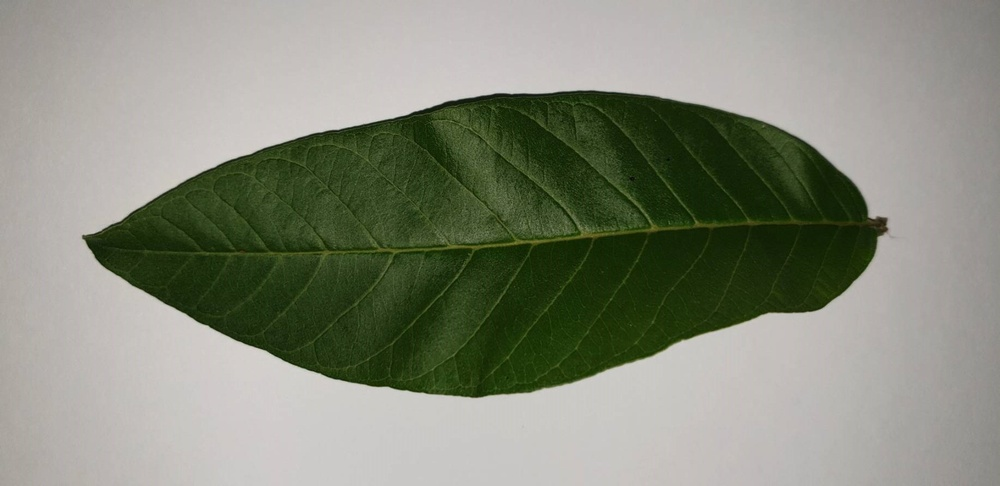
%> input picture Tubes Pengcit/a5.jpg, 1000 x 486 px, shrunk from 1835 x 892 before the run
$ octave coba.m   (GNU Octave 9; MATLAB toolbox functions it lacks are replaced by stand-ins)
%> lines starting %> are read from the running program, lines starting %| are printed output that depends on the picture; in (x1, y1, x2, y2) boxes, pixels count from 0 and x2, y2 are one past the last pixel; in counts of white or black regions, pixels touching at a corner belong together; the program's own positions count from 1
a5 = imread('a5.jpg');
%> a5 is the input picture: size 486x1000x3 uint8; mean R, G, B 134, 138, 122.8
grayA5 = rgb2gray(a5);
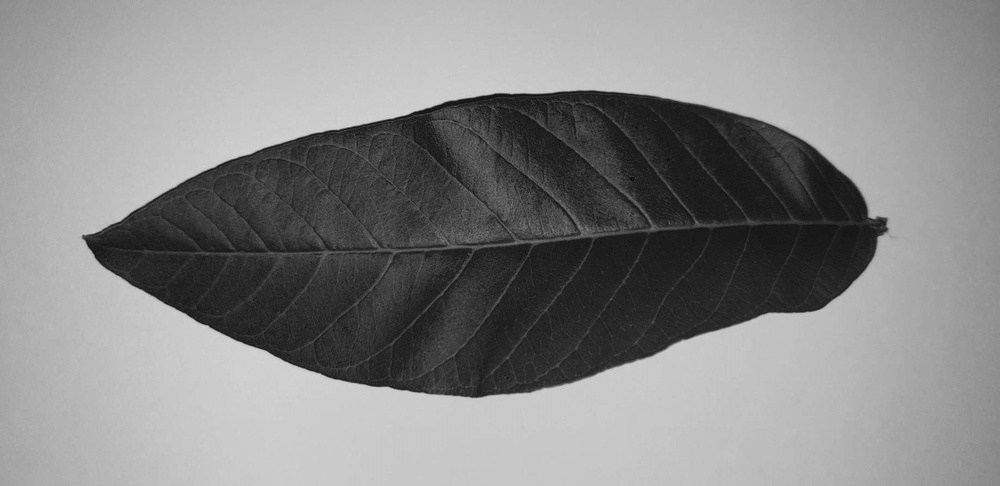
%> grayA5: size 486x1000 uint8; min 7, max 213, mean 135
mfA5 = medfilt2(grayA5, [5 5]);
bwA5 = im2bw(mfA5,115/255);
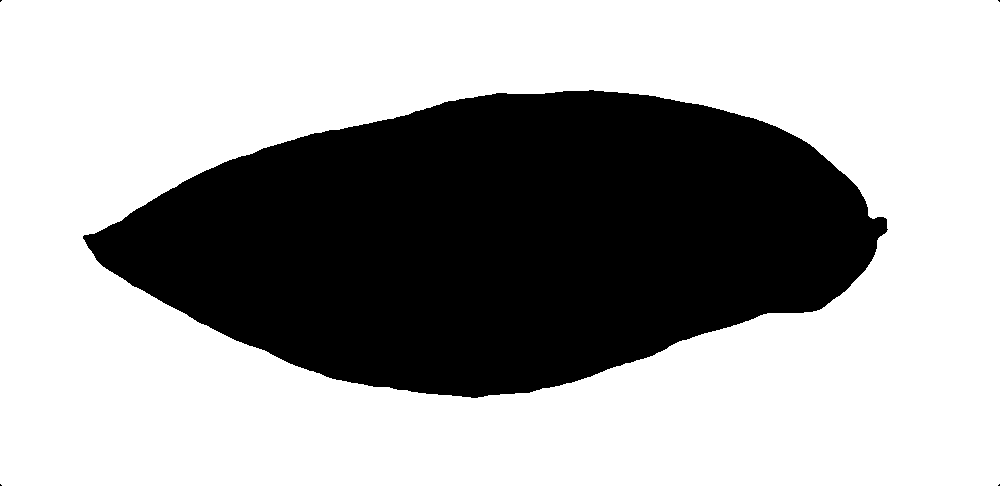
%> bwA5: size 486x1000 logical; 65.4% white; 5 black regions (4 under 20 px), largest, box (x1, y1, x2, y2) and area: (83, 90, 888, 398) 167933
reA5 = imcomplement(bwA5);
%> (the run ends here)

$ run again, with Tubes Pengcit/a1.jpg copied over Tubes Pengcit/a5.jpg
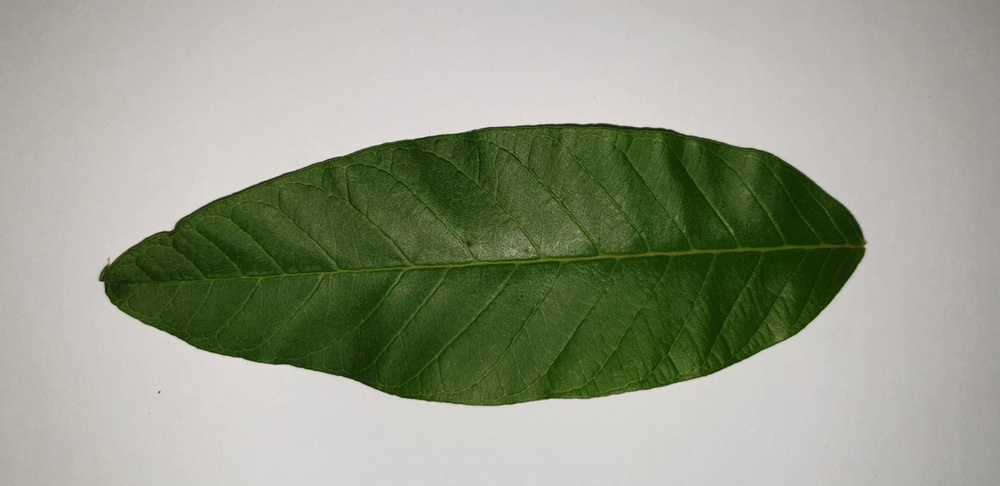
%> input picture Tubes Pengcit/a1.jpg, 1000 x 486 px, shrunk from 1835 x 892 before the run
%> a5 is the input picture: size 486x1000x3 uint8; mean R, G, B 150, 155.4, 137.2
%> `grayA5 = rgb2gray(a5);`:
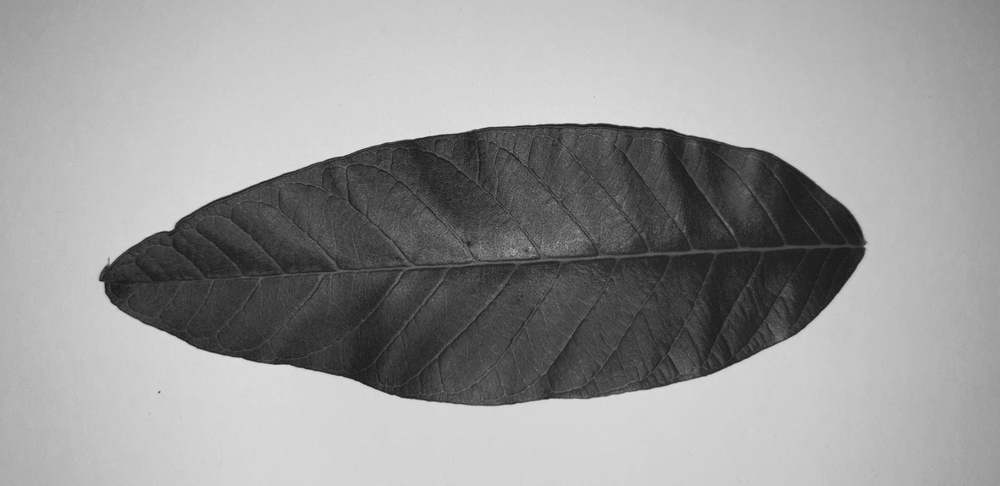
%> grayA5: size 486x1000 uint8; min 23, max 231, mean 151.7
%> `bwA5 = im2bw(mfA5,115/255);`:
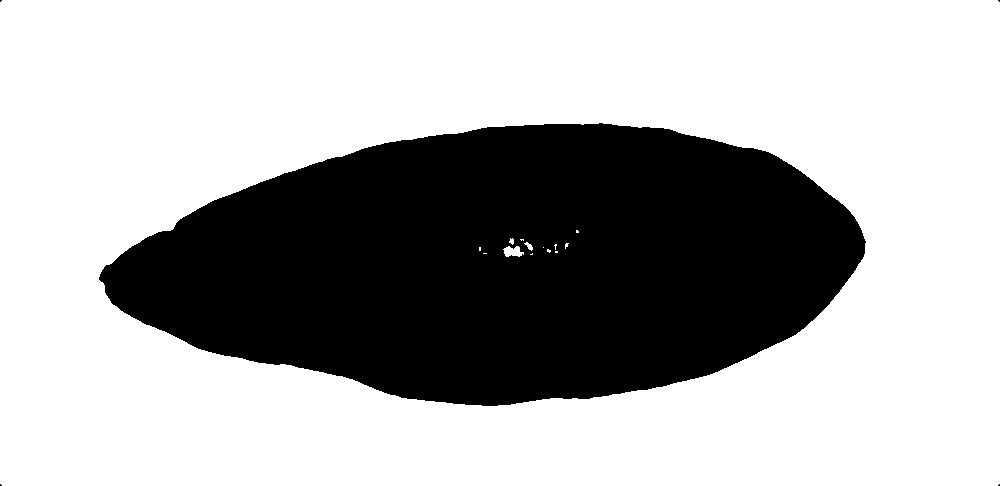
%> bwA5: size 486x1000 logical; 68% white; 5 black regions (4 under 20 px), largest, box (x1, y1, x2, y2) and area: (99, 123, 866, 406) 155642

$ run again, with Tubes Pengcit/a2.jpg copied over Tubes Pengcit/a5.jpg
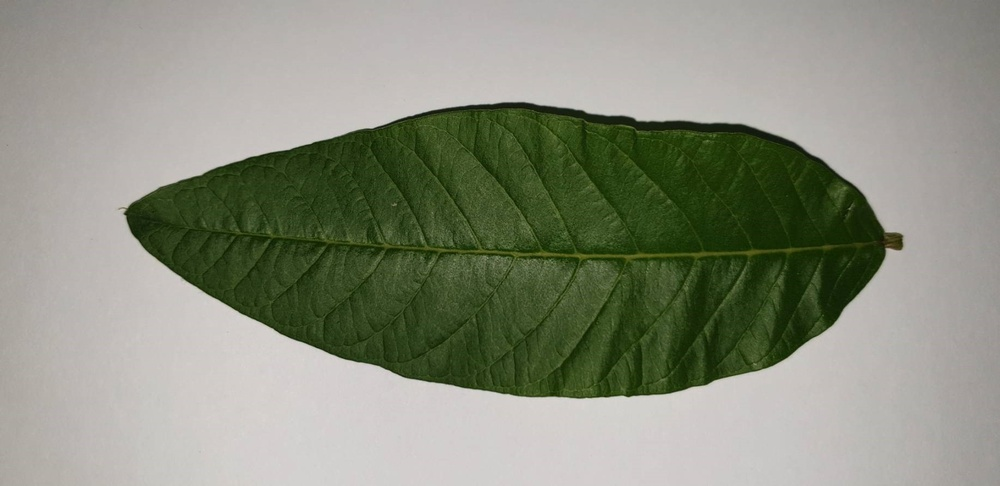
%> input picture Tubes Pengcit/a2.jpg, 1000 x 486 px, shrunk from 1835 x 892 before the run
%> a5 is the input picture: size 486x1000x3 uint8; mean R, G, B 138, 142, 125.9
%> `grayA5 = rgb2gray(a5);`:
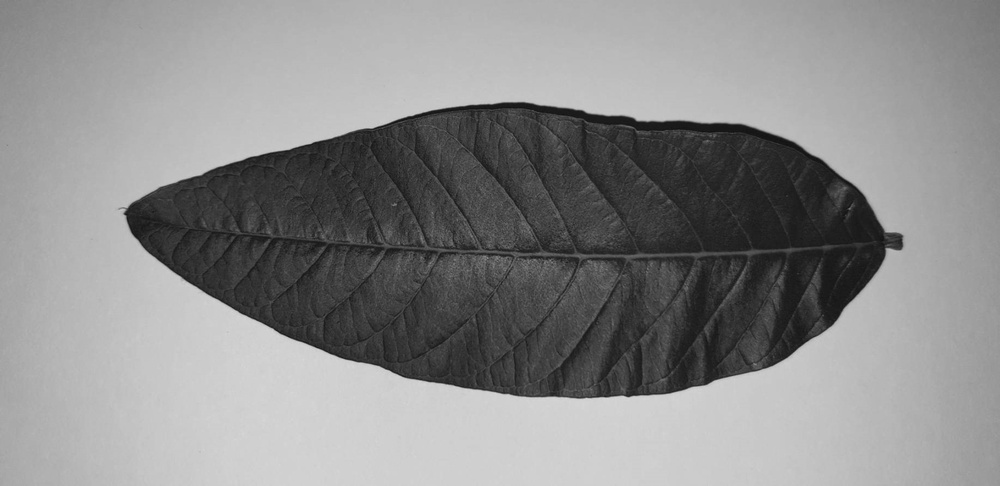
%> grayA5: size 486x1000 uint8; min 16, max 217, mean 138.9
%> `bwA5 = im2bw(mfA5,115/255);`:
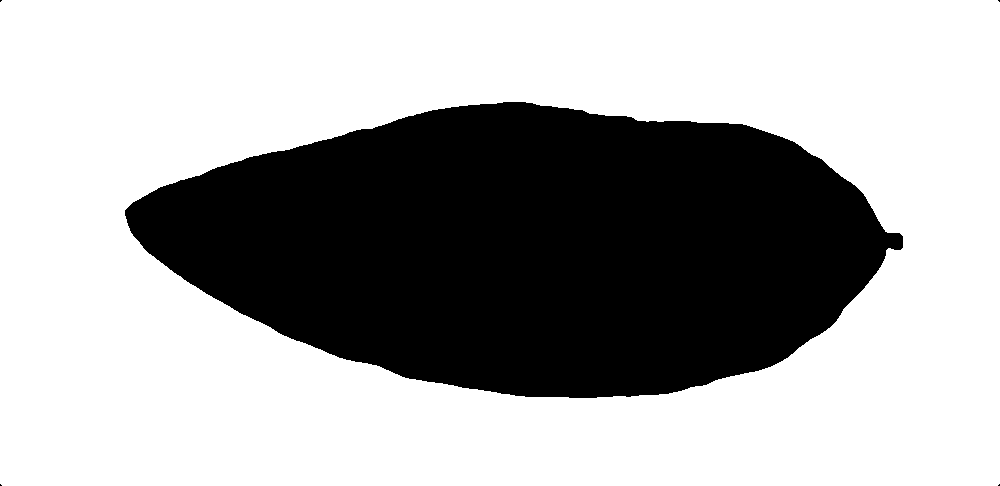
%> bwA5: size 486x1000 logical; 66.4% white; 5 black regions (4 under 20 px), largest, box (x1, y1, x2, y2) and area: (125, 102, 903, 398) 163302

$ run again, with Tubes Pengcit/a3.jpg copied over Tubes Pengcit/a5.jpg
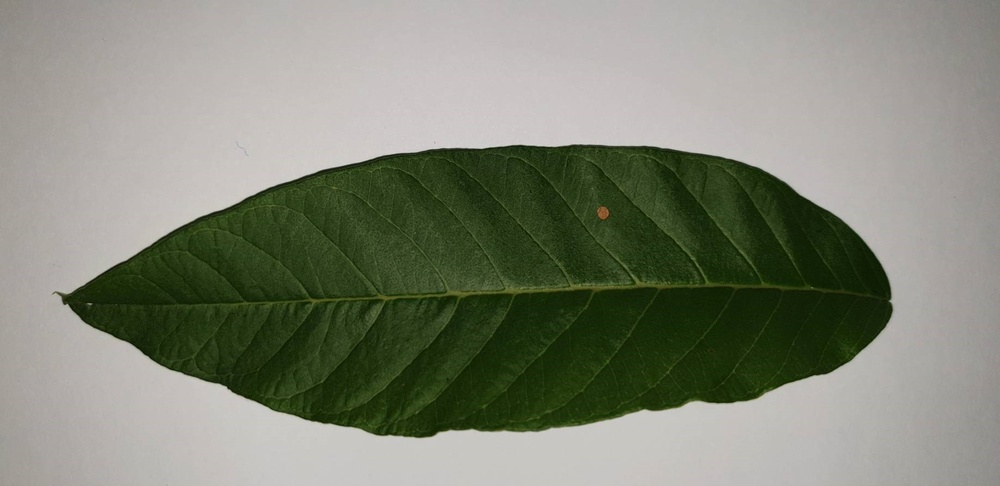
%> input picture Tubes Pengcit/a3.jpg, 1000 x 486 px, shrunk from 1835 x 892 before the run
%> a5 is the input picture: size 486x1000x3 uint8; mean R, G, B 128.9, 132.9, 117.9
%> `grayA5 = rgb2gray(a5);`:
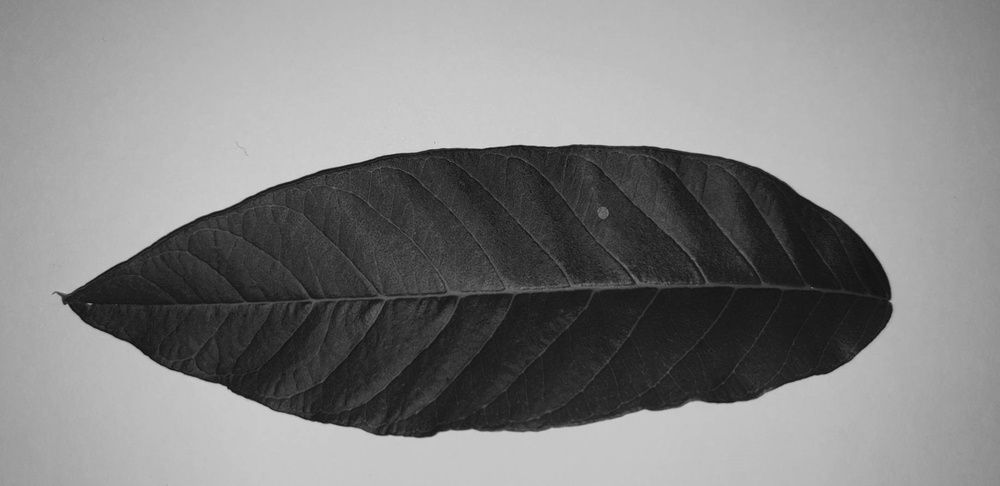
%> grayA5: size 486x1000 uint8; min 14, max 219, mean 130
%> `bwA5 = im2bw(mfA5,115/255);`:
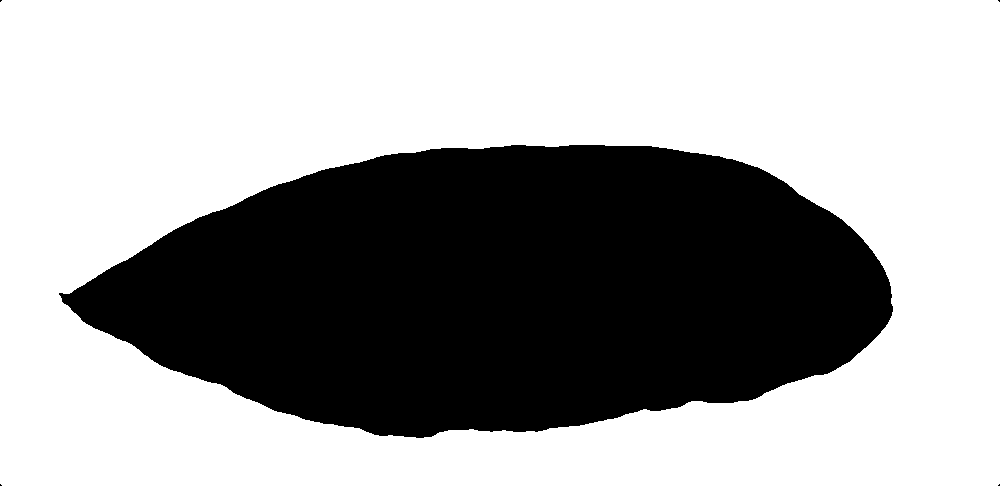
%> bwA5: size 486x1000 logical; 63.7% white; 5 black regions (4 under 20 px), largest, box (x1, y1, x2, y2) and area: (59, 145, 893, 438) 176451
